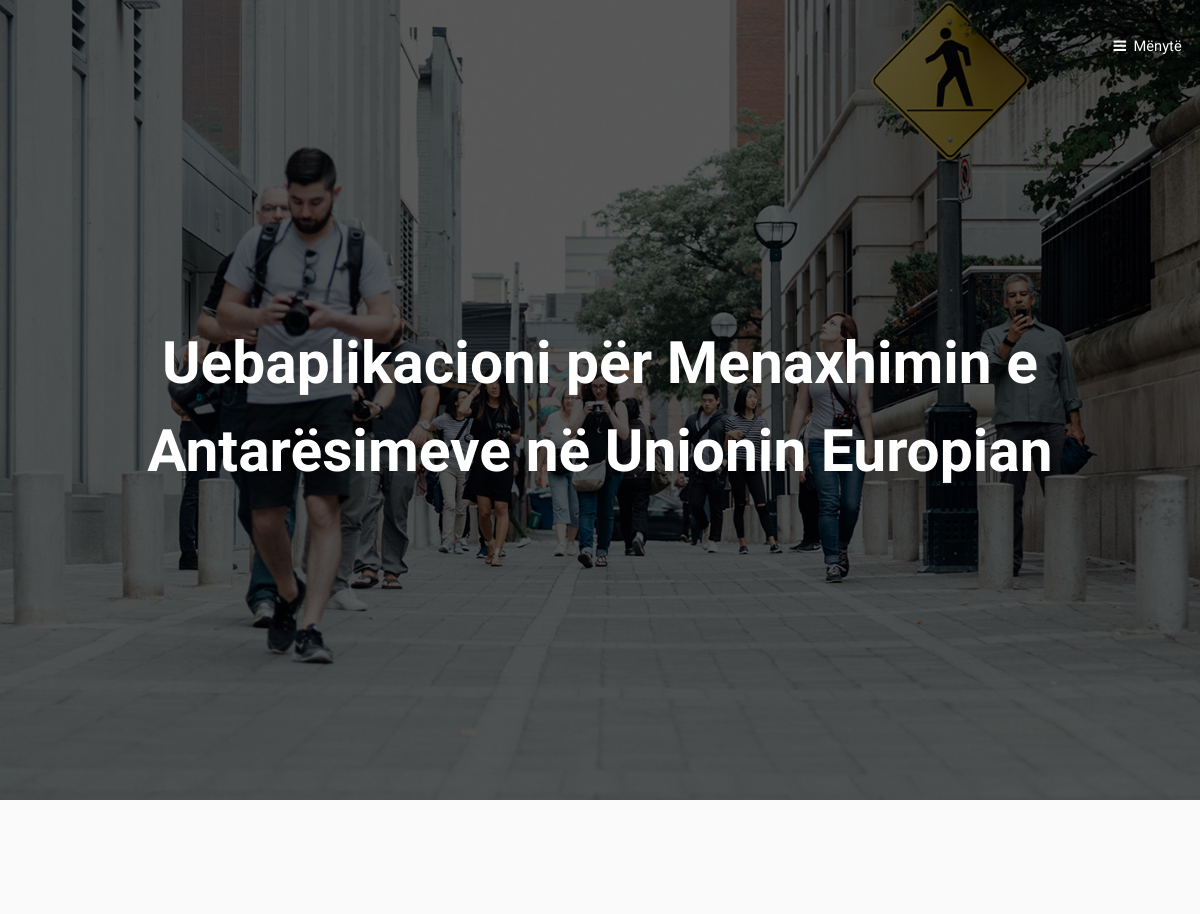
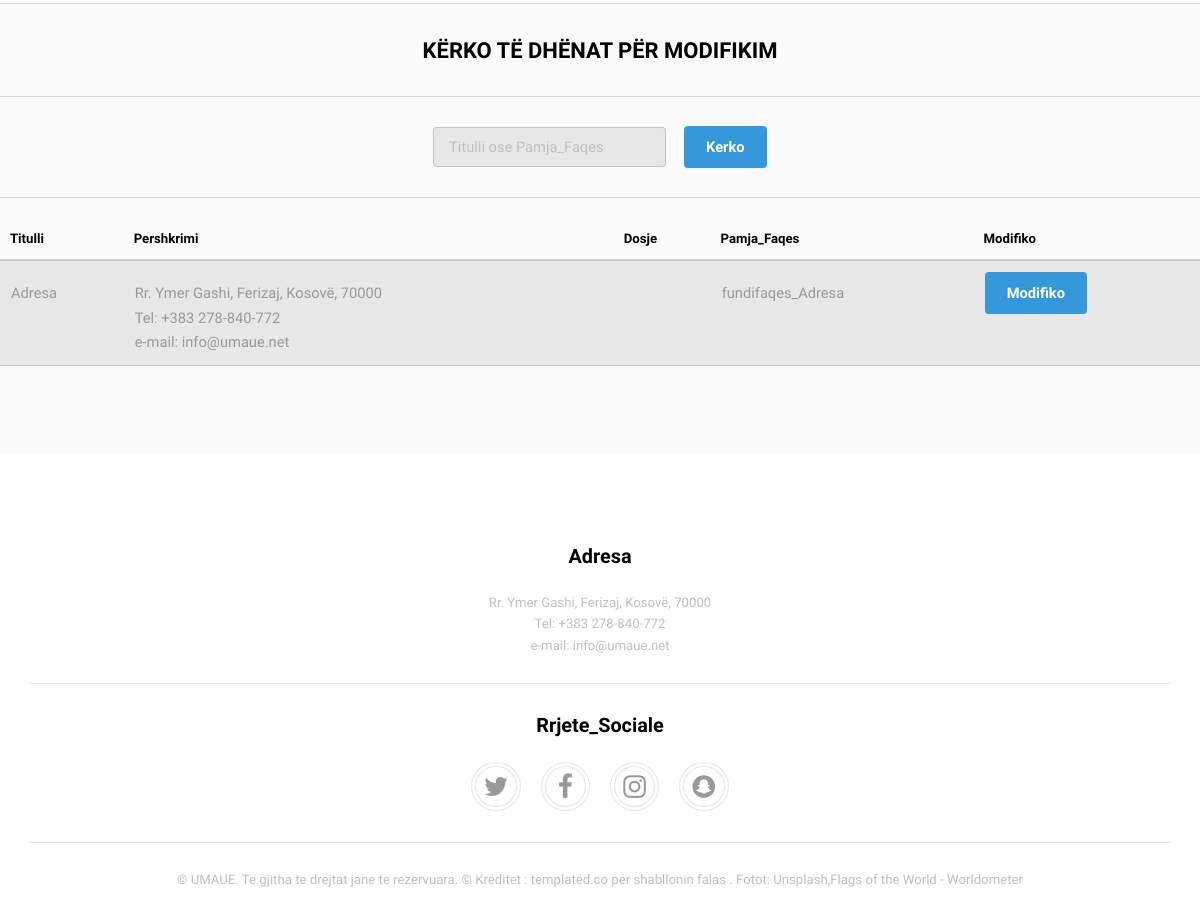
Screenshot of /UMAUE/ModuliAdministratorit/modifiko_tedhena.php?modifiko=Adresa (signed in) with the database file from the repository (2 pictures, top to bottom).
### tables this page shows
CREATE TABLE `umaue_tedhenat` (
  `ID_Tedhenat` int(11) NOT NULL,
  `Titulli` varchar(100) NOT NULL,
  `Pershkrimi` varchar(1000) DEFAULT NULL,
  `Dosje` varchar(300) DEFAULT NULL,
  `Pamja_Faqes` varchar(50) NOT NULL
);

### UMAUE/ModuliAdministratorit/modifiko_tedhena.php (the view, shortened to what this page needs)
<?php
include_once("konfigurim.php");
?>
<!DOCTYPE HTML>
<html>
	<head>
		<link rel="stylesheet" href="assets/css/main.css" />
	</head>
	<body>
		<?php include_once("koka.php"); ?>
			<div id="main">
					<section class="wrapper style1">
					<form method="post" action="#">
											<div class="col align-center">
												<hr/>
												<h4>KËRKO TË DHËNAT  PËR MODIFIKIM</h4>
												<hr/>
												<div class="12u$">
													<ul class="actions">
														<li><input type="text" name="modifiko" id="name" value="" placeholder="Titulli ose Pamja_Faqes" /></li>
														<li><input type="submit" value="Kerko" /></li>
													</ul>
												</div>
											</div>
										</form>
										<hr/>
										<div class="table-wrapper">
											<table>
												<thead>
													<tr>
														<th>Titulli</th>
														<th>Pershkrimi</th>
														<th>Dosje</th>
														<th>Pamja_Faqes</th>
														<th>Modifiko</th>
													</tr>
												</thead>
												<?php
if (!empty($_REQUEST['modifiko'])) {
$term = mysqli_real_escape_string
($lidh,$_REQUEST['modifiko']);
$sql = mysqli_query($lidh,
"SELECT * FROM umaue_tedhenat
WHERE Titulli LIKE '%".$term."%'
OR  Pamja_Faqes LIKE '%".$term."%'");
while($rresht = mysqli_fetch_array($sql)) {
		echo "<tr>";
		echo "<td>".$rresht['Titulli']."</td>";
		echo "<td>".$rresht['Pershkrimi']."</td>";
		echo "<td>".$rresht['Dosje']."</td>";
		echo "<td>".$rresht['Pamja_Faqes']."</td>";
		echo "<td><a href=\"modifiko_tdh.php?ID_Tedhenat=$rresht[ID_Tedhenat]\" class='button' class='button primary'>Modifiko</a> </td>";
	}
}
?>
											</table>
										</div>
					</section>
			</div>
		<?php include_once("fundifaqes.php"); ?>
	</body>
</html>

### UMAUE/ModuliAdministratorit/koka.php (shortened to what this page needs)
<header id="header" class="alt">
				<a href="#menu">Mënytë</a>
			</header>
			<?php
            $rezultati = mysqli_query($lidh, "SELECT * FROM umaue_tedhenat WHERE Pamja_Faqes='Koka.A'");
            while ($rresht = mysqli_fetch_assoc($rezultati)) {
              extract($rresht);
            ?>
            <section id="banner">
				<div class="inner">
					<header>
						<h1><?php echo $Titulli ?></h1>
					</header>
				</div>
			</section>
			<?php } ?>

### UMAUE/ModuliAdministratorit/fundifaqes.php (shortened to what this page needs)
<footer id="footer">
			<div class="copyright">
					<?php
           $rezultati = mysqli_query($lidh, "SELECT * FROM umaue_tedhenat WHERE Pamja_Faqes='fundifaqes_Adresa'");
           while ($rresht = mysqli_fetch_assoc($rezultati)) {
             extract($rresht);
           ?>
					<section>
						<h4><?php echo $Titulli ?></h4>
						<p><?php echo $Pershkrimi; ?>
						</p>
					</section>
		<?php } ?>
				<hr />
				<?php
           $rezultati = mysqli_query($lidh, "SELECT * FROM umaue_tedhenat WHERE Pamja_Faqes='fundifaqes_RrjeteSociale'");
           while ($rresht = mysqli_fetch_assoc($rezultati)) {
             extract($rresht);
           ?>
					<section>
						<h4><?php echo $Titulli ?></h4>
						<p><?php echo $Pershkrimi; ?>
						</p>
					</section>
		<?php } ?>
				<hr/>
				<?php
           $rezultati = mysqli_query($lidh, "SELECT * FROM umaue_tedhenat WHERE Pamja_Faqes='fundifaqes_E_Drejta_Autorit'");
           while ($rresht = mysqli_fetch_assoc($rezultati)) {
             extract($rresht);
           ?>
						<?php echo $Pershkrimi; ?>
		<?php } ?>
			</div>
		</footer>

### rows the page displays
umaue_tedhenat: Titulli "Uebaplikacioni për Menaxhimin e Antarësimeve në Unionin Europian"
umaue_tedhenat: Titulli "Adresa", Pershkrimi "Rr. Ymer Gashi, Ferizaj, Kosovë, 70000 Tel: +383 278-840-772 e-mail: info@umaue.net", Pamja_Faqes "fundifaqes_Adresa"
umaue_tedhenat: Titulli "Rrjete_Sociale"
umaue_tedhenat: Pershkrimi "© UMAUE. Te gjitha te drejtat jane te rezervuara. © Kreditet : templated.co per shabllonin falas . Fotot: Unsplash,Flags of the World - Worldometer"
